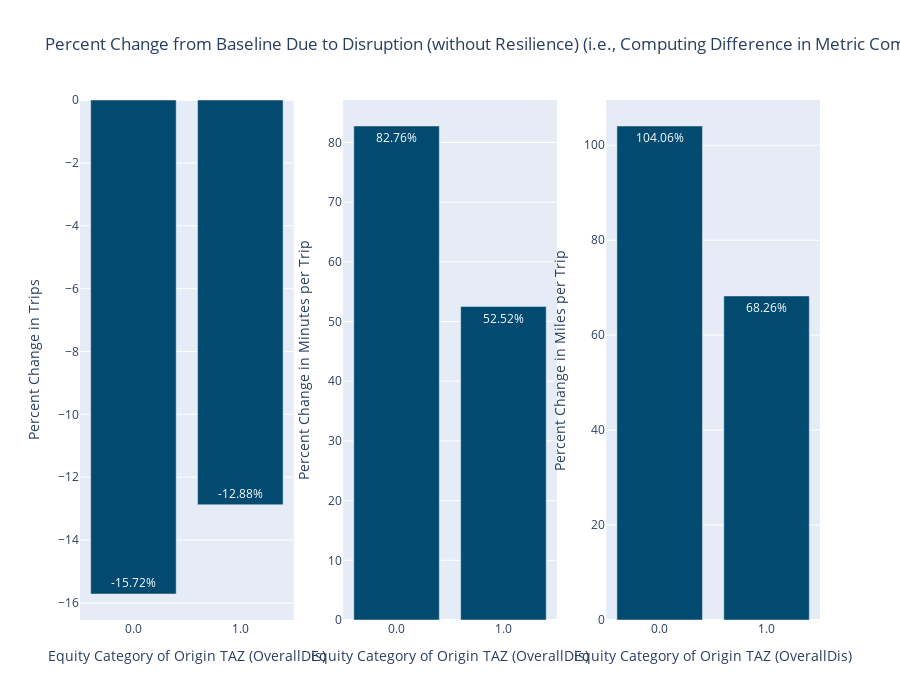

Notebook code for this chart:
### Markdown cell above
### Question 2: How relevant is the disruption for each category?
##### Question 2A: What was the relative change in the travel metrics due to disruption without resilience?
- Variables: Percent change from baseline metric due to disruption (without resilience investment)
    - `trips_percent_change_noresil`
    - `minutespertrip_percent_change_noresil`
    - `milespertrip_percent_change_noresil`

### Code cell
makebarcharts("percent_change_noresil")

### Figure 1 — Plotly figure (JSON) as saved in the notebook; plotly's stock layout.template omitted (floating-point values rounded to 4 significant figures)
{"data": [{"hovertemplate": "Equity Category of Origin TAZ (OverallDis): %{x:.1f}<br>Percent Change in Trips: %{y:.3}%<br><extra></extra>", "marker": {"color": "#024a70"}, "text": ["-15.72%", "-12.88%"], "type": "bar", "x": ["0.0", "1.0"], "xaxis": "x", "y": [-15.72, -12.88], "yaxis": "y"}, {"hovertemplate": "Equity Category of Origin TAZ (OverallDis): %{x:.1f}<br>Percent Change in Minutes per Trip: %{y:.3}%<br><extra></extra>", "marker": {"color": "#024a70"}, "text": ["82.76%", "52.52%"], "type": "bar", "x": ["0.0", "1.0"], "xaxis": "x2", "y": [82.76, 52.52], "yaxis": "y2"}, {"hovertemplate": "Equity Category of Origin TAZ (OverallDis): %{x:.1f}<br>Percent Change in Miles per Trip: %{y:.3}%<br><extra></extra>", "marker": {"color": "#024a70"}, "text": ["104.06%", "68.26%"], "type": "bar", "x": ["0.0", "1.0"], "xaxis": "x3", "y": [104.1, 68.26], "yaxis": "y3"}], "layout": {"height": 700, "showlegend": false, "title": {"text": "Percent Change from Baseline Due to Disruption (without Resilience) (i.e., Computing Difference in Metric Compared to Base Value, Then Dividing by Base Value)"}, "xaxis": {"anchor": "y", "domain": [0, 0.2889], "title": {"text": "Equity Category of Origin TAZ (OverallDis)"}}, "xaxis2": {"anchor": "y2", "domain": [0.3556, 0.6444], "title": {"text": "Equity Category of Origin TAZ (OverallDis)"}}, "xaxis3": {"anchor": "y3", "domain": [0.7111, 1], "title": {"text": "Equity Category of Origin TAZ (OverallDis)"}}, "yaxis": {"anchor": "x", "domain": [0, 1], "title": {"text": "Percent Change in Trips"}}, "yaxis2": {"anchor": "x2", "domain": [0, 1], "title": {"text": "Percent Change in Minutes per Trip"}}, "yaxis3": {"anchor": "x3", "domain": [0, 1], "title": {"text": "Percent Change in Miles per Trip"}}}}
